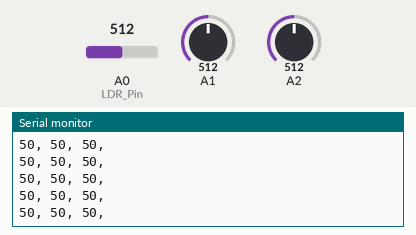
A sketch run on a simulated Arduino Uno, built with avr-gcc and run on an emulated ATmega328P. Shown: the last lines printed to the serial monitor. The inputs (shaded band) are chosen by the test bench; at power-on: A1 = 512, A0 (LDR_Pin) = 512, A2 = 512.

Above: at 7.2 s.
7.3 s: A1 set to 108
At 7.71 s:
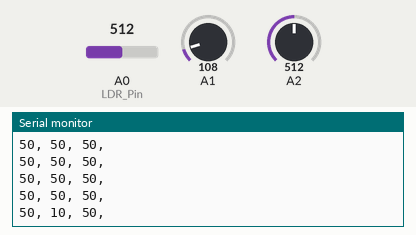
10.3 s: A1 set to 96
At 10.47 s:
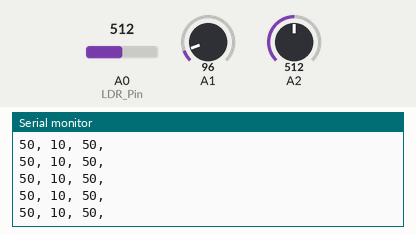
Timing chart, 0 to 12.8 s (numbered marks = the images above; inputs shaded):
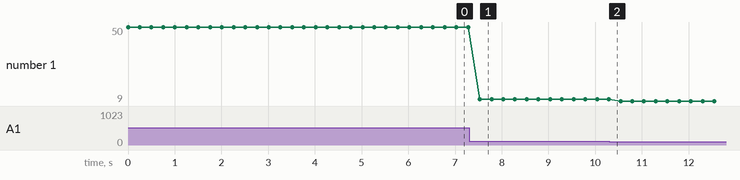

The sketch:

photocell.ino
```cpp
int LDR_Pin = A0; //analog pin 0

void setup(){
  Serial.begin(9600);
}

void loop(){
  int LDRReading = analogRead(LDR_Pin);

  Serial.print(map(analogRead(A0), 0, 1023, 0, 100));
  Serial.print(", ");
  Serial.print(map(analogRead(A1), 0, 1023, 0, 100));
  Serial.print(", ");
  Serial.print(map(analogRead(A2), 0, 1023, 0, 100));
  Serial.println(", ");
  delay(250); //just here to slow down the output for easier reading
}
```

Measured:
- after the input at 7.3 s, the serial monitor: prints a new line after 0.23 s (image 1)
- plotted number 1: 50 → 10 after the input at 7.3 s, 10 → 9 after the input at 10.3 s
